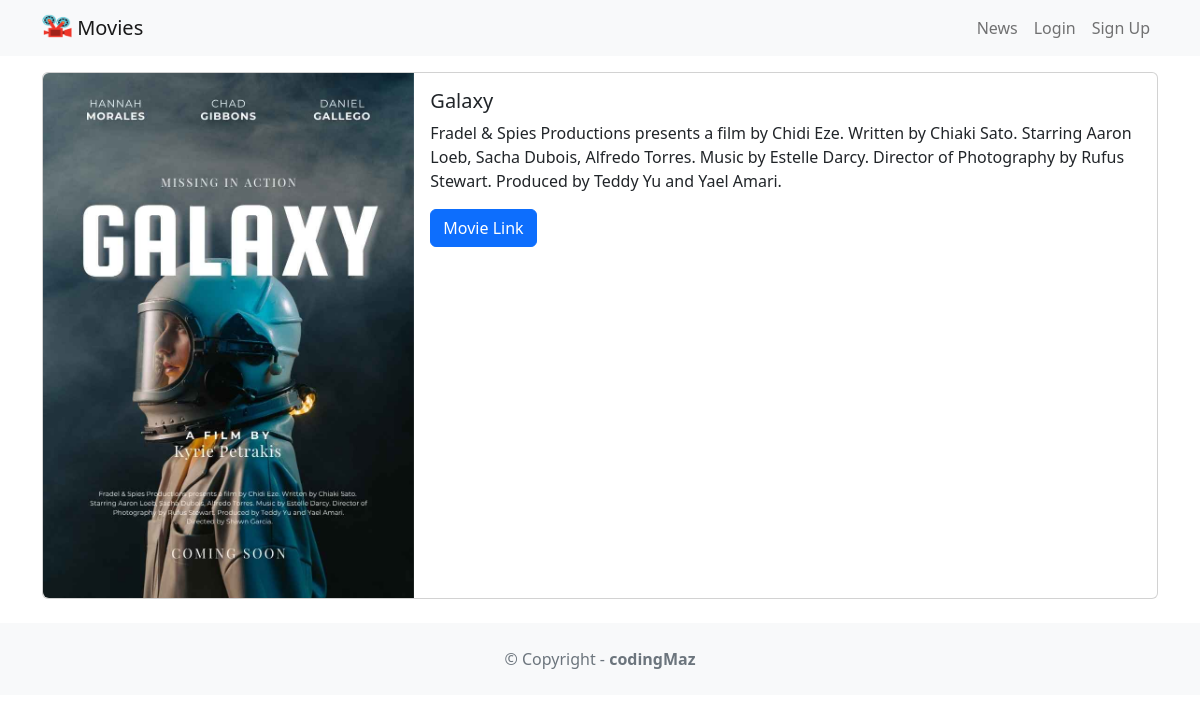
/movie/1, run on the app's committed database.
### movie/models.py (models this page shows, shortened)
class Movie(models.Model):
    title = models.CharField(max_length=100)
    description = models.CharField(max_length=250)
    image = models.ImageField(upload_to='movie/images/')
    url = models.URLField(blank=True)

### movie/views.py (the view)
# urls.py: path('<int:movie_id>', views.detail, name='detail'),
def detail(request, movie_id):
    movie = get_object_or_404(Movie, pk=movie_id)
    return render(request, 'detail.html', {'movie': movie})

### movie/templates/detail.html
{% extends 'base.html' %}
{% block content %}
<div class="card mb-3">
    <div class="row g-0">
        <div class="col-md-4">
            <img src="{{ movie.image.url }}" class="img-fluid rounded-start" alt="">
        </div>
        <div class="col-md-8">
            <div class="card-body">
                <h5 class="card-title">{{ movie.title }}</h5>
                <p class="card-text">{{ movie.description}}</p>
                <p class="card-text">
                    {% if movie.url %}
                    <a href="{{ movie.url }}" class="btn btn-primary">
                        Movie Link
                    </a>
                    {% endif %}
                </p>
            </div>
        </div>
    </div>
</div>
{% endblock content %}

### data on the page
Movie: image (picture), title "Galaxy", description "Fradel & Spies Productions presents a film by Chidi Eze. Written by Chiaki Sato. Starring Aaron Loeb, Sacha Dubois, Alfredo Torres. Music by Estelle Darcy. Director of Photography by Rufus Stewart. Produced by Teddy Yu and Yael Amari."
